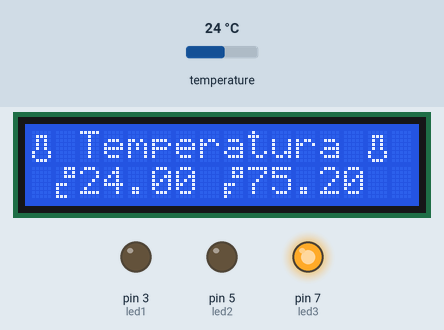
This sketch was run on a simulated Arduino Uno, built with avr-gcc and run on an emulated ATmega328P. On the bench: 16×2 character LCD, output pins drawn as LEDs (lit = HIGH). The inputs (shaded band) are chosen by the test bench; at power-on: temperature 24 °C. What the sketch prints to the serial monitor is not drawn.

Above: at 2.3 s.
2.4 s: temperature set to 15.4 °C
At 4.0 s:
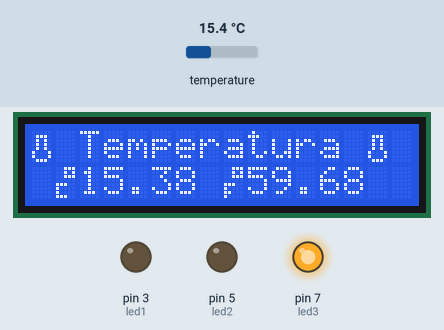
4.3 s: temperature set to 14.1 °C
At 5.1 s:
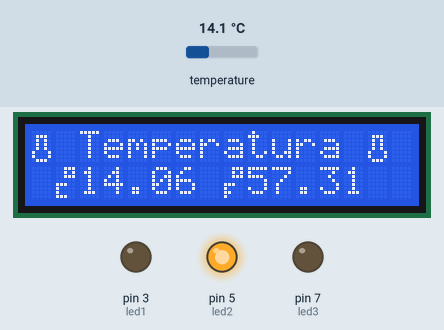
6.2 s: temperature set to 33 °C
At 7.1 s:
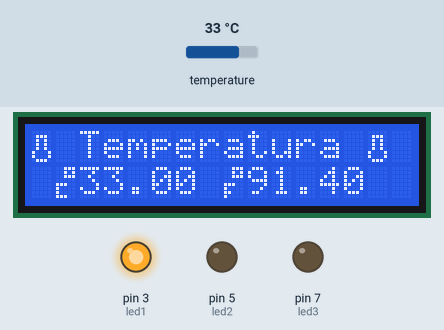
Timing chart, 0 to 9.2 s (numbered marks = the images above; inputs shaded):
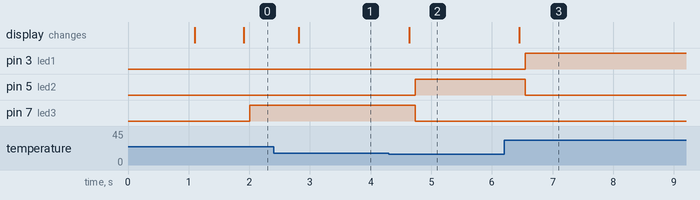

Measured:
- the behaviour switches between 15 and 14.9 °C on temperature (found by bisection; images 1 and 2)
- after the input at 2.4 s, the display: changes after 0.42 s (image 1)
- after the input at 4.3 s, pin 5 (led2): LOW → HIGH after 0.43 s; pin 7 (led3): HIGH → LOW after 0.43 s; the display: changes after 0.33 s (image 2)
- after the input at 6.2 s, pin 3 (led1): LOW → HIGH after 0.35 s; pin 5 (led2): HIGH → LOW after 0.35 s; the display: changes after 0.25 s (image 3)

The sketch:

Sensor_de_temperatura.ino
```cpp
/*
 * Fundacion Kinal
 * Centro educativo tecnico laboral Kinal
 * Perito en electonica
 * Quinto perito
 * EB5AM
 * Taller de electronica digital y reparacion de computadoras
 * Nombre: Jared Hernan Ruiz Anleu
 * Carne: 2022011
 * Fecha: 1/05/2023
 * Proyecto: Sensor de Temperatura DS18B20
 */

//Librerias
#include <OneWire.h>
#include <DallasTemperature.h>
#include <LiquidCrystal_I2C.h>
#include <Wire.h>

//Constructores
OneWire ourWire(2);                //Se establece el pin 2  como el pin que utilizaremos para el protocolo OneWire
DallasTemperature sensors(&ourWire); //Se declara una objeto para nuestro sensor
LiquidCrystal_I2C lcd_JARED(0x27,16,2);  //

#define led1 3
#define led2 5
#define led3 7

byte Termometro[] = {
  B00000,
  B01110,
  B01010,
  B01010,
  B01010,
  B10001,
  B10001,
  B01110
 };
byte celcus[] = {
  B00111,
  B00101,
  B00111,
  B00000,
  B11100,
  B10000,
  B10000,
  B11100
};
byte far[] = {
  B00111,
  B00101,
  B00111,
  B00000,
  B11100,
  B10000,
  B11000,
  B10000
};


void setup() {
  // Inicializar el LCD
  lcd_JARED.init();
  //Encender la luz de fondo.
  lcd_JARED.backlight();

  delay(500);
  Serial.begin(9600);   //Inicio la comunicacion serial
  sensors.begin();   //Se inicia el sensor
  delay(500);
  lcd_JARED.createChar(1,Termometro);
  lcd_JARED.createChar(2,celcus);
  lcd_JARED.createChar(3,far);
  pinMode(3,OUTPUT);
  pinMode(5,OUTPUT);
  pinMode(7,OUTPUT);
}

void loop() {
sensors.requestTemperatures();   //Se envía el comando para leer la temperatura
float temp  = sensors.getTempCByIndex(0); //Se obtiene la temperatura en ºC
float temp1 = sensors.getTempFByIndex(0); //Se obtiene la temperatura en ºF

lcd_JARED.setCursor(1,0);
lcd_JARED.print(" Temperatura");
lcd_JARED.setCursor(0,0);
    lcd_JARED.write(1);
    lcd_JARED.setCursor(14,0);
    lcd_JARED.write(1);
Serial.print("Temperatura= ");
Serial.print(temp);
Serial.println(" C");
lcd_JARED.setCursor(1,1);
lcd_JARED.write(2);
lcd_JARED.setCursor(2,1);
lcd_JARED.print(temp);
Serial.print("Temperatura=");
Serial.print(temp1);
Serial.println("ºF");
lcd_JARED.setCursor(8,1);
lcd_JARED.write(3);
lcd_JARED.setCursor(9,1);
lcd_JARED.print(temp1);
delay(100);

if(temp >= 30){
  digitalWrite(led1,HIGH);
}
if(temp < 30){
  digitalWrite(led1,LOW);
  }
  if(temp < 15){
  digitalWrite(led2,HIGH);
}
if(temp > 15){
  digitalWrite(led2,LOW);
  }
  if(temp > 15 && temp < 30 ){
  digitalWrite(led3,HIGH);
}
if(temp > 30){
  digitalWrite(led3,LOW);
  }
  if(temp < 15){
  digitalWrite(led3,LOW);

}
}
```
